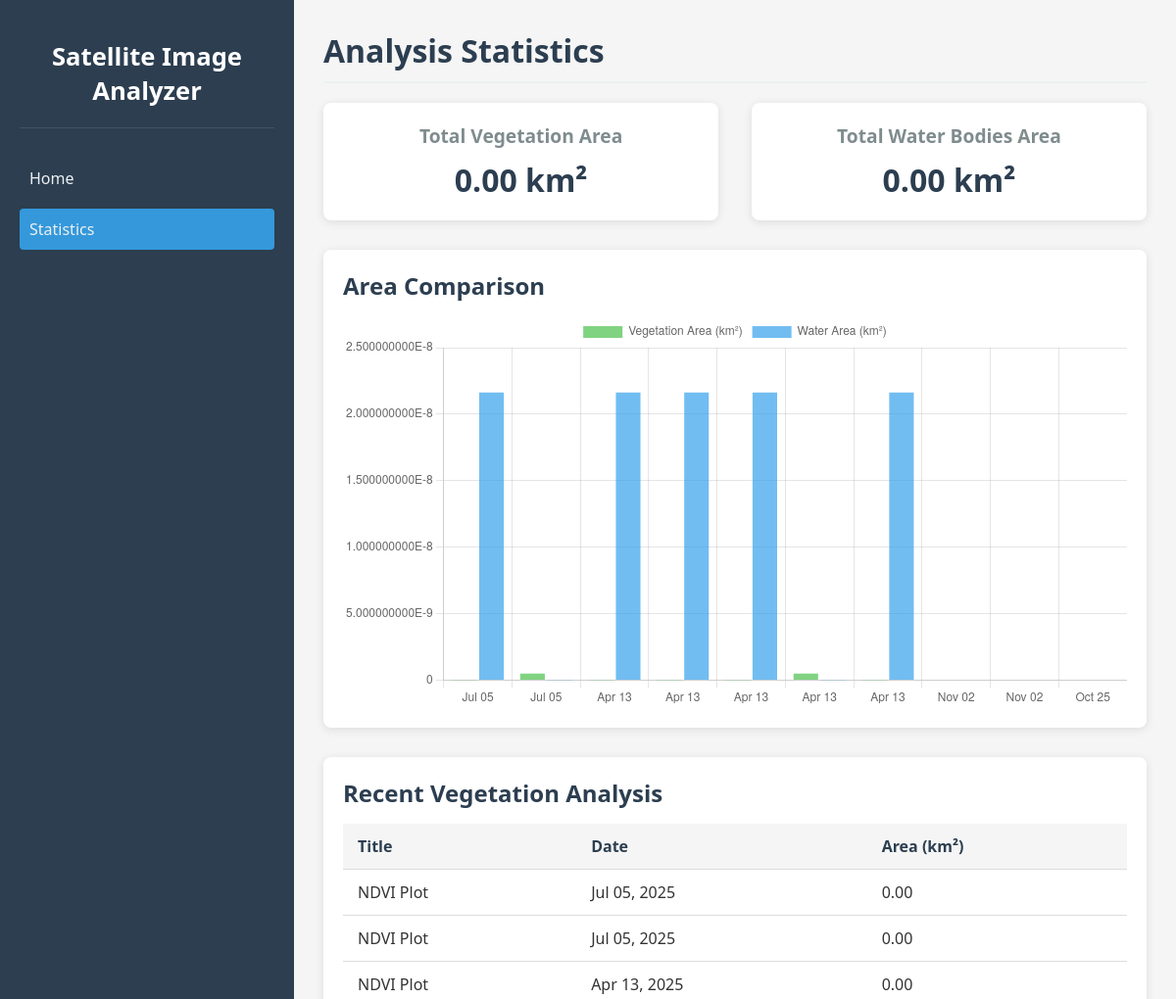
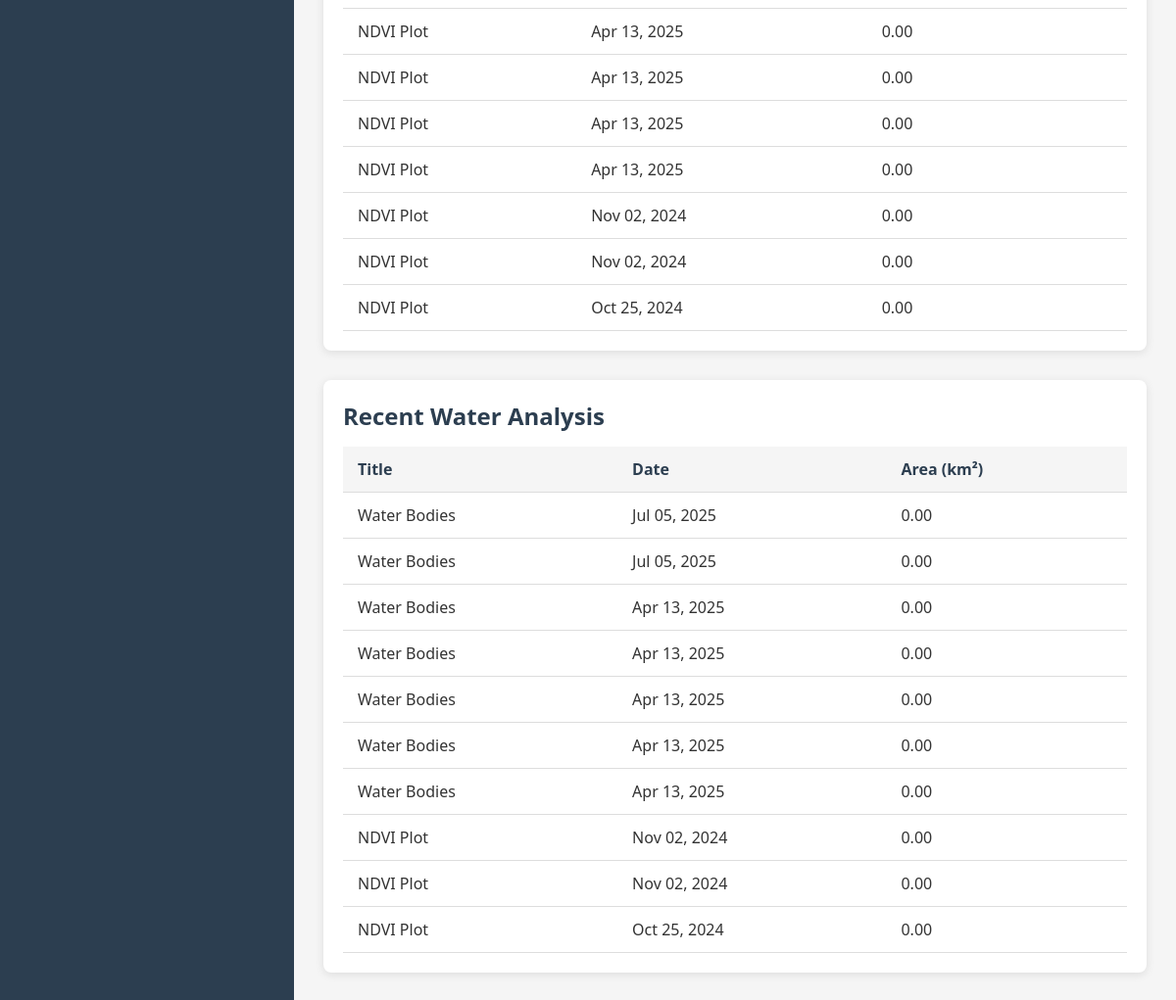
Page /statistics/ on the committed database (2 pictures, top to bottom).
### image/models.py (models this page shows, shortened)
class NDVIPlot(models.Model):
    title = models.CharField(max_length=200)
    image = models.ImageField(upload_to='ndvi_plots/')
    created_at = models.DateTimeField(auto_now_add=True)
    area_km2 = models.FloatField(default=0.0)

class Water(models.Model):
    title = models.CharField(max_length=200)
    image = models.ImageField(upload_to='water_plots/')
    created_at = models.DateTimeField(auto_now_add=True)
    area_km2 = models.FloatField(default=0.0)

### image/views.py (the view)
# urls.py: path('statistics/', views.statistics, name='statistics'),
def statistics(request):
    ndvi_data = NDVIPlot.objects.all().order_by('-created_at')[:10]
    water_data = Water.objects.all().order_by('-created_at')[:10]
    total_veg_area = sum(plot.area_km2 for plot in ndvi_data)
    total_water_area = sum(water.area_km2 for water in water_data)
    chart_data = {
        'labels': [item.created_at.strftime('%b %d') for item in ndvi_data],
        'vegData': [float(item.area_km2) for item in ndvi_data],
        'waterData': [float(item.area_km2) for item in water_data[:len(ndvi_data)]]  # Match lengths
    }
    context = {
        'ndvi_data': ndvi_data,
        'water_data': water_data,
        'total_veg_area': total_veg_area,
        'total_water_area': total_water_area,
        'chart_data': chart_data
    }
    return render(request, 'statistics.html', context)

### image/templates/statistics.html (shortened to what this page needs)
<!DOCTYPE html>
<html lang="en">
<head>
    {% load static %}
    <link rel="stylesheet" type="text/css" href="{% static 'style.css' %}">
</head>
<body>
    <div class="main">
        <div class="sidebar">
            <div class="logo">
                <h1>Satellite Image Analyzer</h1>
            </div>
            <div class="nav-links">
                <ul>
                    <li><a href="{% url 'index' %}">Home</a></li>
                    <li><a href="{% url 'statistics' %}" class="active">Statistics</a></li>
                </ul>
            </div>
        </div>
        <div class="output statistics-page">
            <h1>Analysis Statistics</h1>
            <div class="summary-boxes">
                <div class="summary-box">
                    <h3>Total Vegetation Area</h3>
                    <p class="large-number">{{ total_veg_area|floatformat:2 }} km²</p>
                </div>
                <div class="summary-box">
                    <h3>Total Water Bodies Area</h3>
                    <p class="large-number">{{ total_water_area|floatformat:2 }} km²</p>
                </div>
            </div>
            <div class="chart-container">
                <h2>Area Comparison</h2>
                <canvas id="areaChart"
                    data-labels="{{ chart_data.labels|join:',' }}"
                    data-veg="{{ chart_data.vegData|join:',' }}"
                    data-water="{{ chart_data.waterData|join:',' }}">
                </canvas>
            </div>
            <div class="data-tables">
                <div class="table-section">
                    <h2>Recent Vegetation Analysis</h2>
                    <table class="data-table">
                        <thead>
                            <tr>
                                <th>Title</th>
                                <th>Date</th>
                                <th>Area (km²)</th>
                            </tr>
                        </thead>
                        <tbody>
                            {% for item in ndvi_data %}
                            <tr>
                                <td>{{ item.title }}</td>
                                <td>{{ item.created_at|date:"M d, Y" }}</td>
                                <td>{{ item.area_km2|floatformat:2 }}</td>
                            </tr>
                            {% empty %}
                            <tr>
                                <td colspan="3">No vegetation data available</td>
                            </tr>
                            {% endfor %}
                        </tbody>
                    </table>
                </div>
                <div class="table-section">
                    <h2>Recent Water Analysis</h2>
                    <table class="data-table">
                        <thead>
                            <tr>
                                <th>Title</th>
                                <th>Date</th>
                                <th>Area (km²)</th>
                            </tr>
                        </thead>
                        <tbody>
                            {% for item in water_data %}
                            <tr>
                                <td>{{ item.title }}</td>
                                <td>{{ item.created_at|date:"M d, Y" }}</td>
                                <td>{{ item.area_km2|floatformat:2 }}</td>
                            </tr>
                            {% empty %}
                            <tr>
                                <td colspan="3">No water data available</td>
                            </tr>
                            {% endfor %}
                        </tbody>
                    </table>
                </div>
            </div>
        </div>
    </div>
    <script>
        document.addEventListener('DOMContentLoaded', function() {
            const canvas = document.getElementById('areaChart');
            if (canvas) {
                const ctx = canvas.getContext('2d');
                // Get data from data attributes
                const labels = canvas.dataset.labels.split(',');
                const vegData = canvas.dataset.veg.split(',').map(Number);
                const waterData = canvas.dataset.water.split(',').map(Number);
                new Chart(ctx, {
                    type: 'bar',
                    data: {
                        labels: labels,
                        datasets: [
                            {
                                label: 'Vegetation Area (km²)',
                                data: vegData,
                                backgroundColor: 'rgba(75, 192, 75, 0.7)'
                            },
                            {
                                label: 'Water Area (km²)',
                                data: waterData,
                                backgroundColor: 'rgba(54, 162, 235, 0.7)'
                            }
                        ]
                    },
                    options: {
                        responsive: true
                    }
                });
            }
        });
        </script>
</body>
</html>

### image/static/style.css (style rules this page uses)
* { margin: 0; padding: 0; box-sizing: border-box; font-family: 'Segoe UI', Tahoma, Geneva, Verdana, sans-serif; }
body { background: #f5f5f5; color: #333; }
.main { display: flex; min-height: 100vh; }
.sidebar { width: 300px; background: #2c3e50; color: white; padding: 20px; }
.logo { text-align: center; padding: 20px 0; border-bottom: 1px solid rgba(255, 255, 255, 0.1); }
.logo h1 { font-size: 1.6rem; font-weight: 600; }
.output { flex: 1; padding: 30px; overflow-y: auto; }
.output h1 { font-size: 2rem; color: #2c3e50; margin-bottom: 20px; padding-bottom: 10px; border-bottom: 2px solid #ecf0f1; }
.nav-links { margin-top: 30px; }
.nav-links ul { list-style: none; }
.nav-links li { margin-bottom: 10px; }
.nav-links a { display: block; padding: 10px; color: #ecf0f1; text-decoration: none; border-radius: 4px; transition: background 0.3s; }
.nav-links a.active { background: #3498db; }
.statistics-page .summary-boxes { display: flex; justify-content: space-between; margin-bottom: 30px; }
.summary-box { width: 48%; background: white; border-radius: 8px; padding: 20px; box-shadow: 0 2px 10px rgba(0, 0, 0, 0.1); text-align: center; }
.summary-box h3 { font-size: 1.2rem; color: #7f8c8d; margin-bottom: 10px; }
.large-number { font-size: 2rem; font-weight: bold; color: #2c3e50; }
.chart-container { background: white; border-radius: 8px; padding: 20px; margin-bottom: 30px; box-shadow: 0 2px 10px rgba(0, 0, 0, 0.1); }
.chart-container h2 { font-size: 1.5rem; color: #2c3e50; margin-bottom: 15px; }
.data-tables { display: flex; justify-content: space-between; flex-wrap: wrap; }
.table-section { width: 100%; margin-bottom: 30px; background: white; border-radius: 8px; padding: 20px; box-shadow: 0 2px 10px rgba(0, 0, 0, 0.1); }
.table-section h2 { font-size: 1.5rem; color: #2c3e50; margin-bottom: 15px; }
.data-table { width: 100%; border-collapse: collapse; }
.data-table th, .data-table td { padding: 12px 15px; text-align: left; border-bottom: 1px solid #ddd; }
.data-table thead th { background-color: #f5f5f5; font-weight: bold; color: #2c3e50; }

### rows in the picture
NDVIPlot: title "NDVI Plot", created_at "Jul 05, 2025", area_km2 "0.00"
NDVIPlot: title "NDVI Plot", created_at "Jul 05, 2025", area_km2 "0.00"
NDVIPlot: title "NDVI Plot", created_at "Apr 13, 2025", area_km2 "0.00"
NDVIPlot: title "NDVI Plot", created_at "Apr 13, 2025", area_km2 "0.00"
NDVIPlot: title "NDVI Plot", created_at "Apr 13, 2025", area_km2 "0.00"
NDVIPlot: title "NDVI Plot", created_at "Apr 13, 2025", area_km2 "0.00"
NDVIPlot: title "NDVI Plot", created_at "Apr 13, 2025", area_km2 "0.00"
NDVIPlot: title "NDVI Plot", created_at "Nov 02, 2024", area_km2 "0.00"
NDVIPlot: title "NDVI Plot", created_at "Nov 02, 2024", area_km2 "0.00"
NDVIPlot: title "NDVI Plot", created_at "Oct 25, 2024", area_km2 "0.00"
Water: title "Water Bodies", created_at "Jul 05, 2025", area_km2 "0.00"
Water: title "Water Bodies", created_at "Jul 05, 2025", area_km2 "0.00"
Water: title "Water Bodies", created_at "Apr 13, 2025", area_km2 "0.00"
Water: title "Water Bodies", created_at "Apr 13, 2025", area_km2 "0.00"
Water: title "Water Bodies", created_at "Apr 13, 2025", area_km2 "0.00"
Water: title "Water Bodies", created_at "Apr 13, 2025", area_km2 "0.00"
Water: title "Water Bodies", created_at "Apr 13, 2025", area_km2 "0.00"
Water: title "NDVI Plot", created_at "Nov 02, 2024", area_km2 "0.00"
Water: title "NDVI Plot", created_at "Nov 02, 2024", area_km2 "0.00"
Water: title "NDVI Plot", created_at "Oct 25, 2024", area_km2 "0.00"

### other values in the picture
{{ total_veg_area|floatformat:2 }} "0.00"
{{ total_water_area|floatformat:2 }} "0.00"
